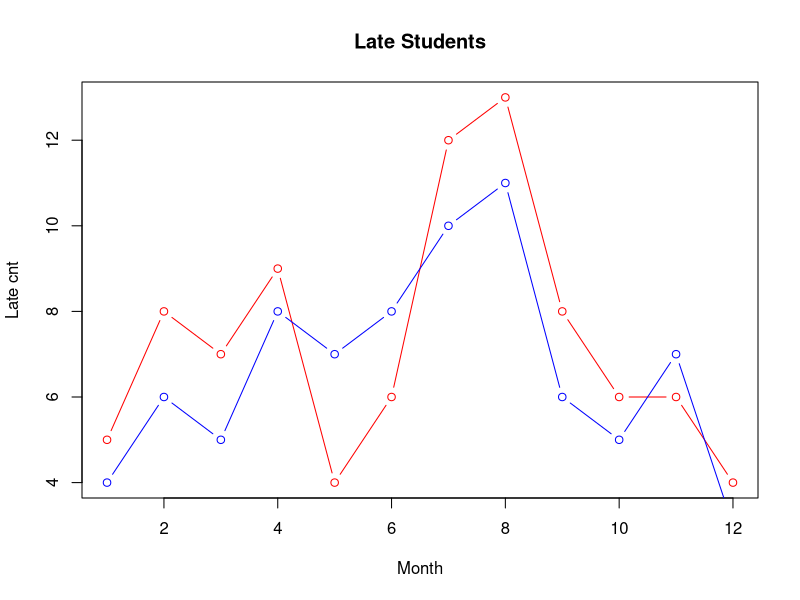
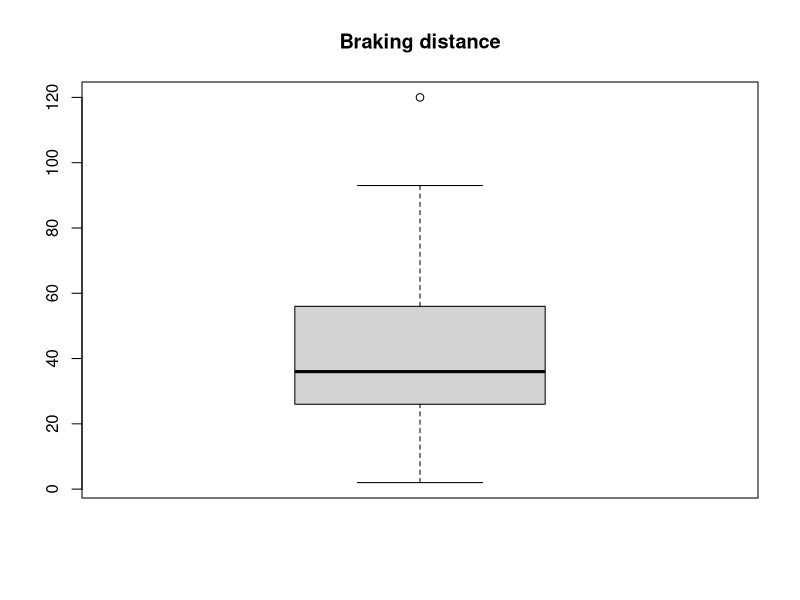
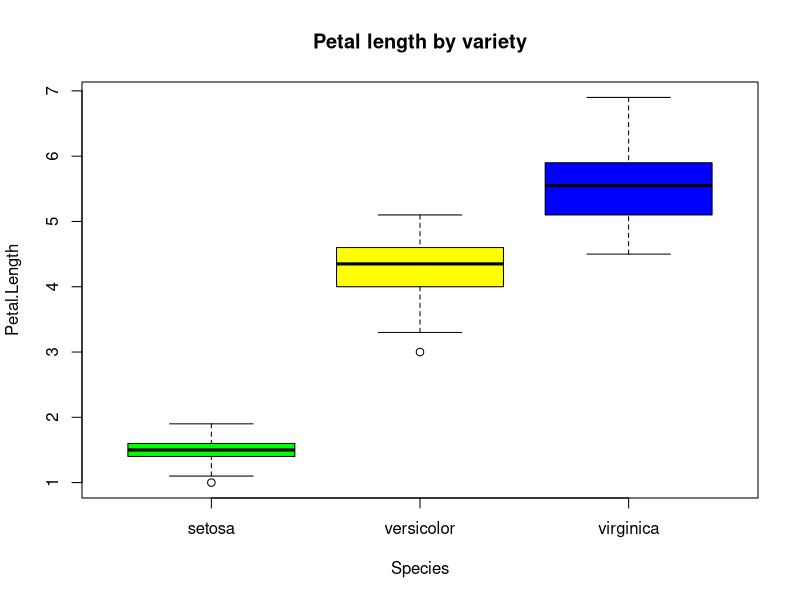
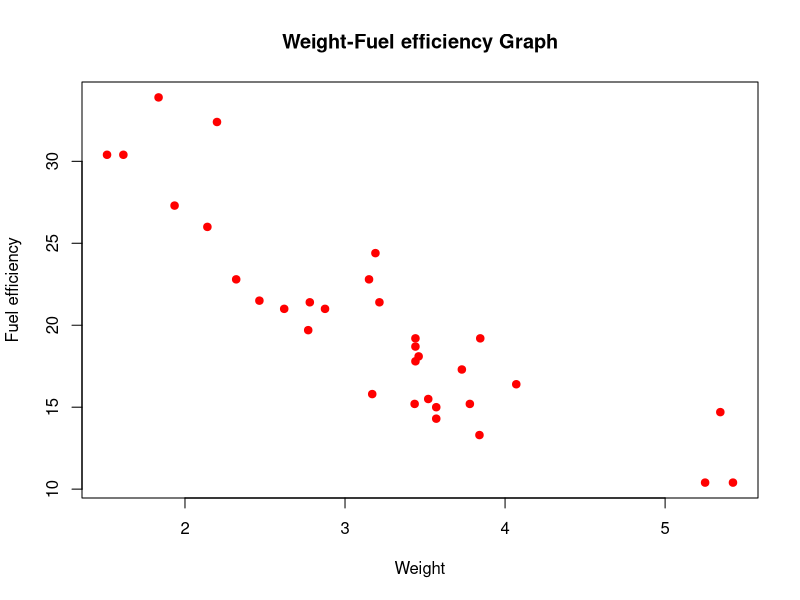
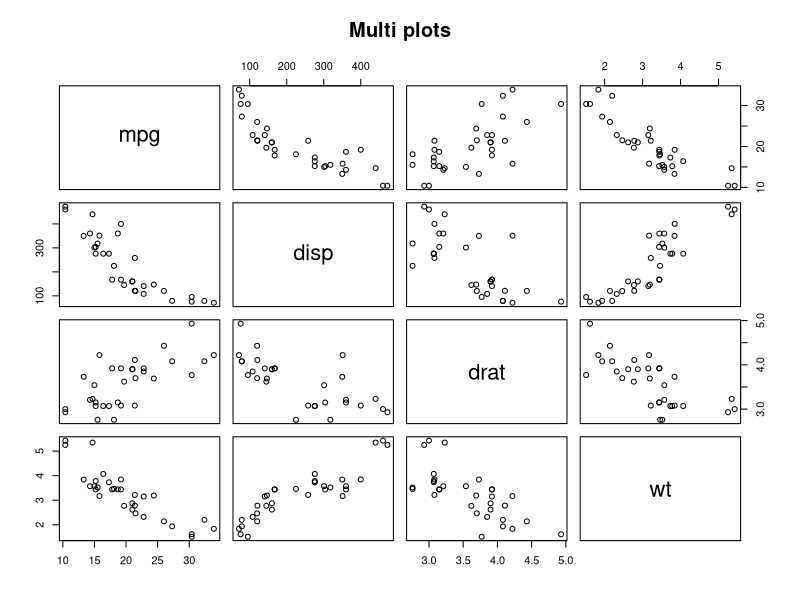
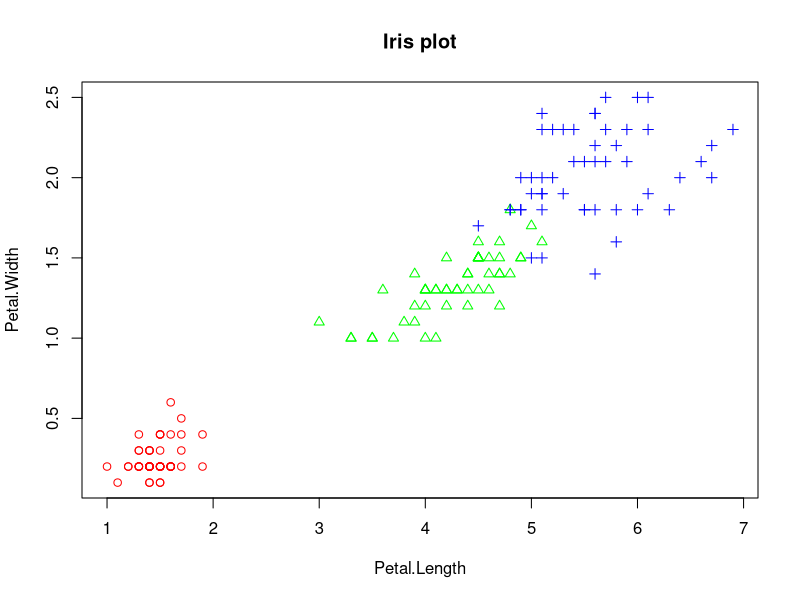

Write R code to recreate these figures, in order.
month = 1:12
late1 = c(5, 8, 7, 9, 4, 6, 12, 13, 8, 6, 6, 4)
late2 = c(4, 6, 5, 8, 7, 8, 10, 11, 6, 5, 7, 3)
plot(
  month,
  late1,
  main = "Late Students",
  type = "b",
  lty = 1,
  col = "red",
  xlab = "Month",
  ylab = "Late cnt"
)
lines(
  month,
  late2,
  type = "b",
  col = "blue"
)
dist = cars[,2]
boxplot(dist, main = "Braking distance")
boxplot(
  Petal.Length~Species,
  data = iris,
  main = "Petal length by variety",
  col = c("green", "yellow", "blue")
)
wt = mtcars$wt
mpg = mtcars$mpg
plot(
  wt,
  mpg,
  main = "Weight-Fuel efficiency Graph",
  xlab = "Weight",
  ylab = "Fuel efficiency",
  col = "red",
  pch = 19
)
vars = c("mpg","disp","drat","wt")
target = mtcars[,vars]
head(target)
plot(
  target,
  main = "Multi plots"
)
iris.2 = iris[,3:4]
levels(iris$Species)
group = as.numeric(iris$Species)
group
color = c("red", "green", "blue")
plot(
  iris.2,
  main = "Iris plot",
  pch = c(group),
  col = color[group]
)